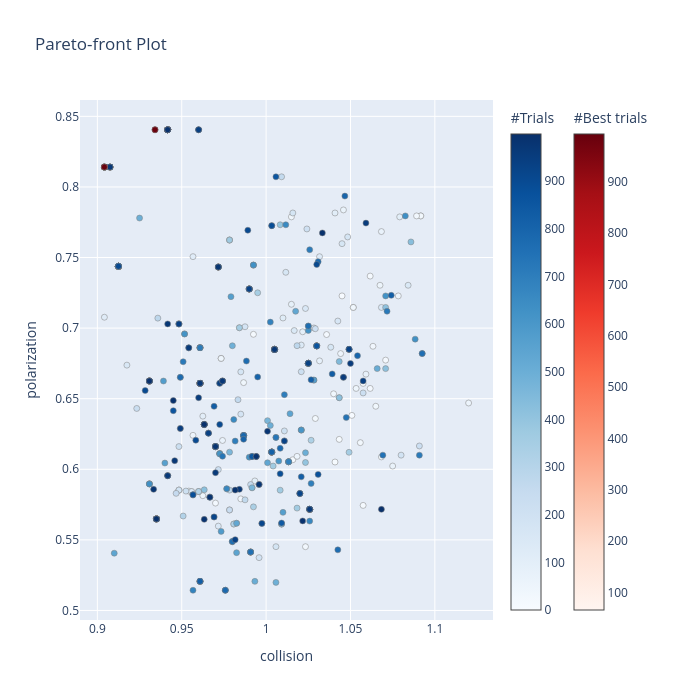

The cell this chart's notebook holds for it:
### Code cell
from optuna.visualization import plot_pareto_front

fig = plot_pareto_front(study, target_names=["collision", "polarization"])

fig.update_layout(
    width=700,
    height=700,
    # yaxis=dict(
    #     scaleanchor="x",   # locks y-axis scale to x-axis scale
    #     scaleratio=1,      # 1:1 ratio
    # ),
)

fig.show()
# fig.write_image("pareto_front.png")

### Figure 1 — Plotly figure (JSON) as saved in the notebook; plotly's stock layout.template omitted (floating-point values rounded to 4 significant figures; data arrays with more than 128 entries replaced by an {"elided": "..."} marker saying what was removed)
{"data": [{"hovertemplate": "%{text}<extra>Trial</extra>", "marker": {"color": {"elided": "974 int values"}, "colorbar": {"title": {"text": "#Trials"}}, "colorscale": [[0, "rgb(247,251,255)"], [0.125, "rgb(222,235,247)"], [0.25, "rgb(198,219,239)"], [0.375, "rgb(158,202,225)"], [0.5, "rgb(107,174,214)"], [0.625, "rgb(66,146,198)"], [0.75, "rgb(33,113,181)"], [0.875, "rgb(8,81,156)"], [1, "rgb(8,48,107)"]], "line": {"color": "Grey", "width": 0.5}}, "mode": "markers", "showlegend": false, "text": {"elided": "974 str values"}, "type": "scatter", "x": {"elided": "974 float values"}, "y": {"elided": "974 float values"}}, {"hovertemplate": "%{text}<extra>Best Trial</extra>", "marker": {"color": [66, 219, 249, 286, 309, 380, 409, 722, 740, 854, 862, 875, 880, 917, 922, 932, 957, 963, 971, 972, 979, 980, 985, 988, 989, 993], "colorbar": {"title": {"text": "#Best trials"}, "x": 1.1, "xpad": 40}, "colorscale": [[0, "rgb(255,245,240)"], [0.125, "rgb(254,224,210)"], [0.25, "rgb(252,187,161)"], [0.375, "rgb(252,146,114)"], [0.5, "rgb(251,106,74)"], [0.625, "rgb(239,59,44)"], [0.75, "rgb(203,24,29)"], [0.875, "rgb(165,15,21)"], [1, "rgb(103,0,13)"]], "line": {"color": "Grey", "width": 0.5}}, "mode": "markers", "showlegend": false, "text": ["{<br>  \"number\": 66,<br>  \"values\": [<br>    0.9041666666666666,<br>    0.8140753507614136<br>  ],<br>  \"params\": {<br>    \"bat.ANGLE_RANGE_FOR_ATTRACTION\": 30,<br>    \"bat.ANGLE_RANGE_FOR_REPULSION\": 150,<br>    \"bat.LOUDNESS_TIME_DELAY_CAP\": 0.02,<br>    \"bat.SPL_THRESHOLD_FOR_ATTRACTION\": 80,<br>    \"bat.SPL_THRESHOLD_FOR_REPULSION\": 100,<br>    \"bat.SUSTAIN_SOUNDS\": 3<br>  }<br>}", "{<br>  \"number\": 219,<br>  \"values\": [<br>    0.9041666666666666,<br>    0.8140753507614136<br>  ],<br>  \"params\": {<br>    \"bat.ANGLE_RANGE_FOR_ATTRACTION\": 30,<br>    \"bat.ANGLE_RANGE_FOR_REPULSION\": 150,<br>    \"bat.LOUDNESS_TIME_DELAY_CAP\": 0.02,<br>    \"bat.SPL_THRESHOLD_FOR_ATTRACTION\": 80,<br>    \"bat.SPL_THRESHOLD_FOR_REPULSION\": 100,<br>    \"bat.SUSTAIN_SOUNDS\": 3<br>  }<br>}", "{<br>  \"number\": 249,<br>  \"values\": [<br>    0.9041666666666666,<br>    0.8140753507614136<br>  ],<br>  \"params\": {<br>    \"bat.ANGLE_RANGE_FOR_ATTRACTION\": 30,<br>    \"bat.ANGLE_RANGE_FOR_REPULSION\": 150,<br>    \"bat.LOUDNESS_TIME_DELAY_CAP\": 0.02,<br>    \"bat.SPL_THRESHOLD_FOR_ATTRACTION\": 80,<br>    \"bat.SPL_THRESHOLD_FOR_REPULSION\": 100,<br>    \"bat.SUSTAIN_SOUNDS\": 3<br>  }<br>}", "{<br>  \"number\": 286,<br>  \"values\": [<br>    0.9041666666666666,<br>    0.8140753507614136<br>  ],<br>  \"params\": {<br>    \"bat.ANGLE_RANGE_FOR_ATTRACTION\": 30,<br>    \"bat.ANGLE_RANGE_FOR_REPULSION\": 150,<br>    \"bat.LOUDNESS_TIME_DELAY_CAP\": 0.02,<br>    \"bat.SPL_THRESHOLD_FOR_ATTRACTION\": 80,<br>    \"bat.SPL_THRESHOLD_FOR_REPULSION\": 100,<br>    \"bat.SUSTAIN_SOUNDS\": 3<br>  }<br>}", "{<br>  \"number\": 309,<br>  \"values\": [<br>    0.9041666666666666,<br>    0.8140753507614136<br>  ],<br>  \"params\": {<br>    \"bat.ANGLE_RANGE_FOR_ATTRACTION\": 30,<br>    \"bat.ANGLE_RANGE_FOR_REPULSION\": 150,<br>    \"bat.LOUDNESS_TIME_DELAY_CAP\": 0.02,<br>    \"bat.SPL_THRESHOLD_FOR_ATTRACTION\": 80,<br>    \"bat.SPL_THRESHOLD_FOR_REPULSION\": 100,<br>    \"bat.SUSTAIN_SOUNDS\": 3<br>  }<br>}", "{<br>  \"number\": 380,<br>  \"values\": [<br>    0.9041666666666666,<br>    0.8140753507614136<br>  ],<br>  \"params\": {<br>    \"bat.ANGLE_RANGE_FOR_ATTRACTION\": 30,<br>    \"bat.ANGLE_RANGE_FOR_REPULSION\": 150,<br>    \"bat.LOUDNESS_TIME_DELAY_CAP\": 0.02,<br>    \"bat.SPL_THRESHOLD_FOR_ATTRACTION\": 80,<br>    \"bat.SPL_THRESHOLD_FOR_REPULSION\": 100,<br>    \"bat.SUSTAIN_SOUNDS\": 3<br>  }<br>}", "{<br>  \"number\": 409,<br>  \"values\": [<br>    0.9041666666666666,<br>    0.8140753507614136<br>  ],<br>  \"params\": {<br>    \"bat.ANGLE_RANGE_FOR_ATTRACTION\": 30,<br>    \"bat.ANGLE_RANGE_FOR_REPULSION\": 150,<br>    \"bat.LOUDNESS_TIME_DELAY_CAP\": 0.02,<br>    \"bat.SPL_THRESHOLD_FOR_ATTRACTION\": 80,<br>    \"bat.SPL_THRESHOLD_FOR_REPULSION\": 100,<br>    \"bat.SUSTAIN_SOUNDS\": 3<br>  }<br>}", "{<br>  \"number\": 722,<br>  \"values\": [<br>    0.9041666666666666,<br>    0.8140753507614136<br>  ],<br>  \"params\": {<br>    \"bat.ANGLE_RANGE_FOR_ATTRACTION\": 30,<br>    \"bat.ANGLE_RANGE_FOR_REPULSION\": 150,<br>    \"bat.LOUDNESS_TIME_DELAY_CAP\": 0.02,<br>    \"bat.SPL_THRESHOLD_FOR_ATTRACTION\": 80,<br>    \"bat.SPL_THRESHOLD_FOR_REPULSION\": 100,<br>    \"bat.SUSTAIN_SOUNDS\": 3<br>  }<br>}", "{<br>  \"number\": 740,<br>  \"values\": [<br>    0.9041666666666666,<br>    0.8140753507614136<br>  ],<br>  \"params\": {<br>    \"bat.ANGLE_RANGE_FOR_ATTRACTION\": 30,<br>    \"bat.ANGLE_RANGE_FOR_REPULSION\": 150,<br>    \"bat.LOUDNESS_TIME_DELAY_CAP\": 0.02,<br>    \"bat.SPL_THRESHOLD_FOR_ATTRACTION\": 80,<br>    \"bat.SPL_THRESHOLD_FOR_REPULSION\": 100,<br>    \"bat.SUSTAIN_SOUNDS\": 3<br>  }<br>}", "{<br>  \"number\": 854,<br>  \"values\": [<br>    0.9041666666666666,<br>    0.8140753507614136<br>  ],<br>  \"params\": {<br>    \"bat.ANGLE_RANGE_FOR_ATTRACTION\": 30,<br>    \"bat.ANGLE_RANGE_FOR_REPULSION\": 150,<br>    \"bat.LOUDNESS_TIME_DELAY_CAP\": 0.02,<br>    \"bat.SPL_THRESHOLD_FOR_ATTRACTION\": 80,<br>    \"bat.SPL_THRESHOLD_FOR_REPULSION\": 100,<br>    \"bat.SUSTAIN_SOUNDS\": 3<br>  }<br>}", "{<br>  \"number\": 862,<br>  \"values\": [<br>    0.9341666666666667,<br>    0.8405196070671082<br>  ],<br>  \"params\": {<br>    \"bat.ANGLE_RANGE_FOR_ATTRACTION\": 180,<br>    \"bat.ANGLE_RANGE_FOR_REPULSION\": 30,<br>    \"bat.LOUDNESS_TIME_DELAY_CAP\": 0.03,<br>    \"bat.SPL_THRESHOLD_FOR_ATTRACTION\": 100,<br>    \"bat.SPL_THRESHOLD_FOR_REPULSION\": 100,<br>    \"bat.SUSTAIN_SOUNDS\": 3<br>  }<br>}", "{<br>  \"number\": 875,<br>  \"values\": [<br>    0.9041666666666666,<br>    0.8140753507614136<br>  ],<br>  \"params\": {<br>    \"bat.ANGLE_RANGE_FOR_ATTRACTION\": 30,<br>    \"bat.ANGLE_RANGE_FOR_REPULSION\": 150,<br>    \"bat.LOUDNESS_TIME_DELAY_CAP\": 0.02,<br>    \"bat.SPL_THRESHOLD_FOR_ATTRACTION\": 80,<br>    \"bat.SPL_THRESHOLD_FOR_REPULSION\": 100,<br>    \"bat.SUSTAIN_SOUNDS\": 3<br>  }<br>}", "{<br>  \"number\": 880,<br>  \"values\": [<br>    0.9041666666666666,<br>    0.8140753507614136<br>  ],<br>  \"params\": {<br>    \"bat.ANGLE_RANGE_FOR_ATTRACTION\": 30,<br>    \"bat.ANGLE_RANGE_FOR_REPULSION\": 150,<br>    \"bat.LOUDNESS_TIME_DELAY_CAP\": 0.02,<br>    \"bat.SPL_THRESHOLD_FOR_ATTRACTION\": 80,<br>    \"bat.SPL_THRESHOLD_FOR_REPULSION\": 100,<br>    \"bat.SUSTAIN_SOUNDS\": 3<br>  }<br>}", "{<br>  \"number\": 917,<br>  \"values\": [<br>    0.9341666666666667,<br>    0.8405196070671082<br>  ],<br>  \"params\": {<br>    \"bat.ANGLE_RANGE_FOR_ATTRACTION\": 180,<br>    \"bat.ANGLE_RANGE_FOR_REPULSION\": 30,<br>    \"bat.LOUDNESS_TIME_DELAY_CAP\": 0.03,<br>    \"bat.SPL_THRESHOLD_FOR_ATTRACTION\": 100,<br>    \"bat.SPL_THRESHOLD_FOR_REPULSION\": 100,<br>    \"bat.SUSTAIN_SOUNDS\": 3<br>  }<br>}", "{<br>  \"number\": 922,<br>  \"values\": [<br>    0.9041666666666666,<br>    0.8140753507614136<br>  ],<br>  \"params\": {<br>    \"bat.ANGLE_RANGE_FOR_ATTRACTION\": 30,<br>    \"bat.ANGLE_RANGE_FOR_REPULSION\": 150,<br>    \"bat.LOUDNESS_TIME_DELAY_CAP\": 0.02,<br>    \"bat.SPL_THRESHOLD_FOR_ATTRACTION\": 80,<br>    \"bat.SPL_THRESHOLD_FOR_REPULSION\": 100,<br>    \"bat.SUSTAIN_SOUNDS\": 3<br>  }<br>}", "{<br>  \"number\": 932,<br>  \"values\": [<br>    0.9041666666666666,<br>    0.8140753507614136<br>  ],<br>  \"params\": {<br>    \"bat.ANGLE_RANGE_FOR_ATTRACTION\": 30,<br>    \"bat.ANGLE_RANGE_FOR_REPULSION\": 150,<br>    \"bat.LOUDNESS_TIME_DELAY_CAP\": 0.02,<br>    \"bat.SPL_THRESHOLD_FOR_ATTRACTION\": 80,<br>    \"bat.SPL_THRESHOLD_FOR_REPULSION\": 100,<br>    \"bat.SUSTAIN_SOUNDS\": 3<br>  }<br>}", "{<br>  \"number\": 957,<br>  \"values\": [<br>    0.9041666666666666,<br>    0.8140753507614136<br>  ],<br>  \"params\": {<br>    \"bat.ANGLE_RANGE_FOR_ATTRACTION\": 30,<br>    \"bat.ANGLE_RANGE_FOR_REPULSION\": 150,<br>    \"bat.LOUDNESS_TIME_DELAY_CAP\": 0.02,<br>    \"bat.SPL_THRESHOLD_FOR_ATTRACTION\": 80,<br>    \"bat.SPL_THRESHOLD_FOR_REPULSION\": 100,<br>    \"bat.SUSTAIN_SOUNDS\": 3<br>  }<br>}", "{<br>  \"number\": 963,<br>  \"values\": [<br>    0.9041666666666666,<br>    0.8140753507614136<br>  ],<br>  \"params\": {<br>    \"bat.ANGLE_RANGE_FOR_ATTRACTION\": 30,<br>    \"bat.ANGLE_RANGE_FOR_REPULSION\": 150,<br>    \"bat.LOUDNESS_TIME_DELAY_CAP\": 0.02,<br>    \"bat.SPL_THRESHOLD_FOR_ATTRACTION\": 80,<br>    \"bat.SPL_THRESHOLD_FOR_REPULSION\": 100,<br>    \"bat.SUSTAIN_SOUNDS\": 3<br>  }<br>}", "{<br>  \"number\": 971,<br>  \"values\": [<br>    0.9041666666666666,<br>    0.8140753507614136<br>  ],<br>  \"params\": {<br>    \"bat.ANGLE_RANGE_FOR_ATTRACTION\": 30,<br>    \"bat.ANGLE_RANGE_FOR_REPULSION\": 150,<br>    \"bat.LOUDNESS_TIME_DELAY_CAP\": 0.02,<br>    \"bat.SPL_THRESHOLD_FOR_ATTRACTION\": 80,<br>    \"bat.SPL_THRESHOLD_FOR_REPULSION\": 100,<br>    \"bat.SUSTAIN_SOUNDS\": 3<br>  }<br>}", "{<br>  \"number\": 972,<br>  \"values\": [<br>    0.9041666666666666,<br>    0.8140753507614136<br>  ],<br>  \"params\": {<br>    \"bat.ANGLE_RANGE_FOR_ATTRACTION\": 30,<br>    \"bat.ANGLE_RANGE_FOR_REPULSION\": 150,<br>    \"bat.LOUDNESS_TIME_DELAY_CAP\": 0.02,<br>    \"bat.SPL_THRESHOLD_FOR_ATTRACTION\": 80,<br>    \"bat.SPL_THRESHOLD_FOR_REPULSION\": 100,<br>    \"bat.SUSTAIN_SOUNDS\": 3<br>  }<br>}", "{<br>  \"number\": 979,<br>  \"values\": [<br>    0.9041666666666666,<br>    0.8140753507614136<br>  ],<br>  \"params\": {<br>    \"bat.ANGLE_RANGE_FOR_ATTRACTION\": 30,<br>    \"bat.ANGLE_RANGE_FOR_REPULSION\": 150,<br>    \"bat.LOUDNESS_TIME_DELAY_CAP\": 0.02,<br>    \"bat.SPL_THRESHOLD_FOR_ATTRACTION\": 80,<br>    \"bat.SPL_THRESHOLD_FOR_REPULSION\": 100,<br>    \"bat.SUSTAIN_SOUNDS\": 3<br>  }<br>}", "{<br>  \"number\": 980,<br>  \"values\": [<br>    0.9041666666666666,<br>    0.8140753507614136<br>  ],<br>  \"params\": {<br>    \"bat.ANGLE_RANGE_FOR_ATTRACTION\": 30,<br>    \"bat.ANGLE_RANGE_FOR_REPULSION\": 150,<br>    \"bat.LOUDNESS_TIME_DELAY_CAP\": 0.02,<br>    \"bat.SPL_THRESHOLD_FOR_ATTRACTION\": 80,<br>    \"bat.SPL_THRESHOLD_FOR_REPULSION\": 100,<br>    \"bat.SUSTAIN_SOUNDS\": 3<br>  }<br>}", "{<br>  \"number\": 985,<br>  \"values\": [<br>    0.9041666666666666,<br>    0.8140753507614136<br>  ],<br>  \"params\": {<br>    \"bat.ANGLE_RANGE_FOR_ATTRACTION\": 30,<br>    \"bat.ANGLE_RANGE_FOR_REPULSION\": 150,<br>    \"bat.LOUDNESS_TIME_DELAY_CAP\": 0.02,<br>    \"bat.SPL_THRESHOLD_FOR_ATTRACTION\": 80,<br>    \"bat.SPL_THRESHOLD_FOR_REPULSION\": 100,<br>    \"bat.SUSTAIN_SOUNDS\": 3<br>  }<br>}", "{<br>  \"number\": 988,<br>  \"values\": [<br>    0.9341666666666667,<br>    0.8405196070671082<br>  ],<br>  \"params\": {<br>    \"bat.ANGLE_RANGE_FOR_ATTRACTION\": 180,<br>    \"bat.ANGLE_RANGE_FOR_REPULSION\": 30,<br>    \"bat.LOUDNESS_TIME_DELAY_CAP\": 0.03,<br>    \"bat.SPL_THRESHOLD_FOR_ATTRACTION\": 100,<br>    \"bat.SPL_THRESHOLD_FOR_REPULSION\": 100,<br>    \"bat.SUSTAIN_SOUNDS\": 3<br>  }<br>}", "{<br>  \"number\": 989,<br>  \"values\": [<br>    0.9041666666666666,<br>    0.8140753507614136<br>  ],<br>  \"params\": {<br>    \"bat.ANGLE_RANGE_FOR_ATTRACTION\": 30,<br>    \"bat.ANGLE_RANGE_FOR_REPULSION\": 150,<br>    \"bat.LOUDNESS_TIME_DELAY_CAP\": 0.02,<br>    \"bat.SPL_THRESHOLD_FOR_ATTRACTION\": 80,<br>    \"bat.SPL_THRESHOLD_FOR_REPULSION\": 100,<br>    \"bat.SUSTAIN_SOUNDS\": 3<br>  }<br>}", "{<br>  \"number\": 993,<br>  \"values\": [<br>    0.9041666666666666,<br>    0.8140753507614136<br>  ],<br>  \"params\": {<br>    \"bat.ANGLE_RANGE_FOR_ATTRACTION\": 30,<br>    \"bat.ANGLE_RANGE_FOR_REPULSION\": 150,<br>    \"bat.LOUDNESS_TIME_DELAY_CAP\": 0.02,<br>    \"bat.SPL_THRESHOLD_FOR_ATTRACTION\": 80,<br>    \"bat.SPL_THRESHOLD_FOR_REPULSION\": 100,<br>    \"bat.SUSTAIN_SOUNDS\": 3<br>  }<br>}"], "type": "scatter", "x": [0.9042, 0.9042, 0.9042, 0.9042, 0.9042, 0.9042, 0.9042, 0.9042, 0.9042, 0.9042, 0.9342, 0.9042, 0.9042, 0.9342, 0.9042, 0.9042, 0.9042, 0.9042, 0.9042, 0.9042, 0.9042, 0.9042, 0.9042, 0.9342, 0.9042, 0.9042], "y": [0.8141, 0.8141, 0.8141, 0.8141, 0.8141, 0.8141, 0.8141, 0.8141, 0.8141, 0.8141, 0.8405, 0.8141, 0.8141, 0.8405, 0.8141, 0.8141, 0.8141, 0.8141, 0.8141, 0.8141, 0.8141, 0.8141, 0.8141, 0.8405, 0.8141, 0.8141]}], "layout": {"height": 700, "title": {"text": "Pareto-front Plot"}, "width": 700, "xaxis": {"title": {"text": "collision"}}, "yaxis": {"title": {"text": "polarization"}}}}
